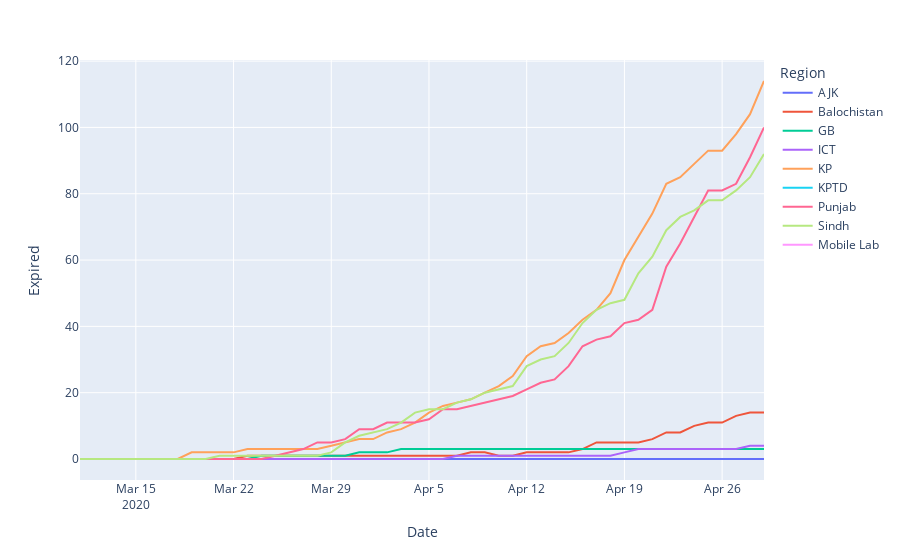

Notebook code for this chart:
### Markdown cell above
### Number of Patients Expired

### Code cell
l = data.groupby(['Date' ,'Region'])['Expired'].sum().reset_index()
px.line(l, x='Date', y='Expired', color='Region')
